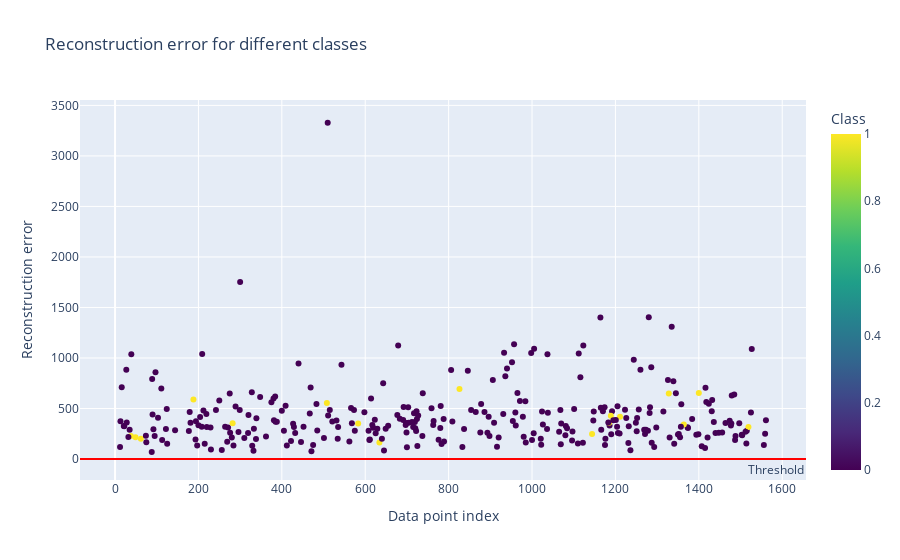

The cell this chart's notebook holds for it:
### Code cell
# 복원 오차 라인 그래프
result = recon_err_plot(x_val, pred, y_val, 0.01)

### Figure 1 — Plotly figure (JSON) as saved in the notebook; plotly's stock layout.template omitted (floating-point values rounded to 4 significant figures; data arrays with more than 128 entries replaced by an {"elided": "..."} marker saying what was removed)
{"data": [{"hovertemplate": "index=%{x}<br>Reconstruction_error=%{y}<br>Class=%{marker.color}<extra></extra>", "legendgroup": "", "marker": {"color": {"elided": "314 int values"}, "coloraxis": "coloraxis", "symbol": "circle"}, "mode": "markers", "name": "", "orientation": "v", "showlegend": false, "type": "scatter", "x": {"elided": "314 int values"}, "xaxis": "x", "y": {"elided": "314 float values"}, "yaxis": "y"}], "layout": {"annotations": [{"showarrow": false, "text": "Threshold", "x": 1, "xanchor": "right", "xref": "x domain", "y": 0.01, "yanchor": "top", "yref": "y"}], "coloraxis": {"colorbar": {"title": {"text": "Class"}}, "colorscale": [[0, "#440154"], [0.1111, "#482878"], [0.2222, "#3e4989"], [0.3333, "#31688e"], [0.4444, "#26828e"], [0.5556, "#1f9e89"], [0.6667, "#35b779"], [0.7778, "#6ece58"], [0.8889, "#b5de2b"], [1, "#fde725"]]}, "legend": {"tracegroupgap": 0}, "shapes": [{"line": {"color": "red"}, "type": "line", "x0": 0, "x1": 1, "xref": "x domain", "y0": 0.01, "y1": 0.01, "yref": "y"}], "title": {"text": "Reconstruction error for different classes"}, "xaxis": {"anchor": "y", "domain": [0, 1], "title": {"text": "Data point index"}}, "yaxis": {"anchor": "x", "domain": [0, 1], "title": {"text": "Reconstruction error"}}}}
